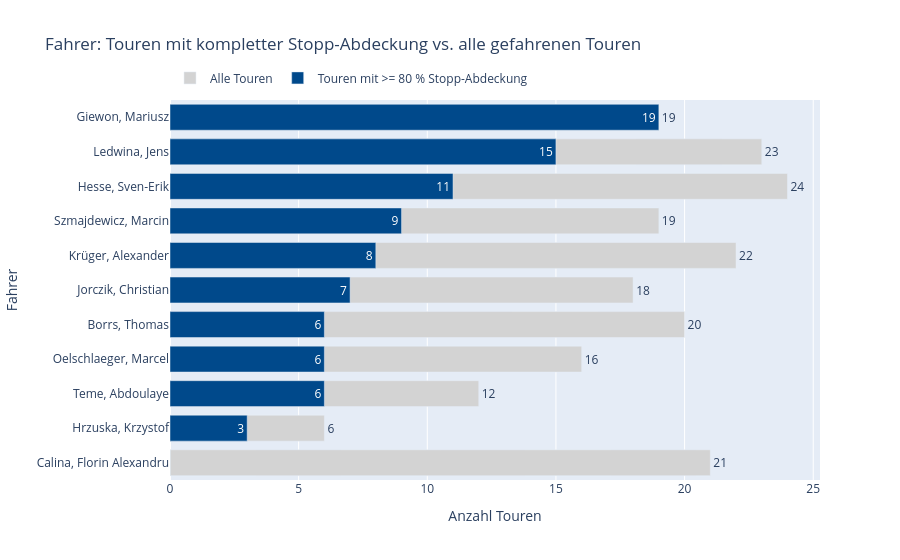

Here is the notebook cell this chart was saved with:
### Code cell
# Blaue Balken: Touren mit >= 80 % Stopp-Abdeckung
df_blue = ist_touren_mit_mind_80_prozent_stopps.copy()

fahrer_col_blue = next(c for c in ["FAHRERNAME", "Fahrername", "fahrername"] if c in df_blue.columns)
tour_col_blue = next(c for c in ["TOURNR", "Tournummer", "tournr"] if c in df_blue.columns)

blue_counts = (
    df_blue[[fahrer_col_blue, tour_col_blue]]
    .drop_duplicates()
    .groupby(fahrer_col_blue, as_index=False)
    .agg(anzahl_touren_80=(tour_col_blue, "nunique"))
)

# Graue Balken: alle Touren insgesamt aus IST
df_all = ist.copy()

fahrer_col_all = next(c for c in ["FAHRERNAME", "Fahrername", "fahrername"] if c in df_all.columns)
tour_col_all = next(c for c in ["TOURNR", "Tournummer", "tournr"] if c in df_all.columns)

all_counts = (
    df_all[[fahrer_col_all, tour_col_all]]
    .drop_duplicates()
    .groupby(fahrer_col_all, as_index=False)
    .agg(anzahl_touren_gesamt=(tour_col_all, "nunique"))
)

# Zusammenführen
driver_counts = (
    all_counts.merge(
        blue_counts,
        left_on=fahrer_col_all,
        right_on=fahrer_col_blue,
        how="left"
    )
    .fillna({"anzahl_touren_80": 0})
)

# Einheitlichen Fahrernamen-Spaltennamen setzen
driver_counts = driver_counts.rename(columns={fahrer_col_all: "Fahrer"})
if fahrer_col_blue in driver_counts.columns and fahrer_col_blue != fahrer_col_all:
    driver_counts = driver_counts.drop(columns=[fahrer_col_blue])

driver_counts["anzahl_touren_80"] = driver_counts["anzahl_touren_80"].astype(int)

# Sortierung nach den blauen Balken
driver_counts = driver_counts.sort_values(
    ["anzahl_touren_80", "anzahl_touren_gesamt"],
    ascending=False
).reset_index(drop=True)

fig = go.Figure()

# Grauer Hintergrundbalken
fig.add_trace(go.Bar(
    x=driver_counts["anzahl_touren_gesamt"],
    y=driver_counts["Fahrer"],
    orientation="h",
    name="Alle Touren",
    marker_color="lightgray",
    text=driver_counts["anzahl_touren_gesamt"],
    textposition="outside",
    cliponaxis=False
))

# Blauer Vordergrundbalken
fig.add_trace(go.Bar(
    x=driver_counts["anzahl_touren_80"],
    y=driver_counts["Fahrer"],
    orientation="h",
    name="Touren mit >= 80 % Stopp-Abdeckung",
    marker_color="#00498b",
    text=driver_counts["anzahl_touren_80"],
    textposition="inside"
))

fig.update_layout(
    title="Fahrer: Touren mit kompletter Stopp-Abdeckung vs. alle gefahrenen Touren",
    xaxis_title="Anzahl Touren",
    yaxis_title="Fahrer",
    yaxis=dict(autorange="reversed"),
    barmode="overlay",
    bargap=0.25,
    legend=dict(
        orientation="h",
        yanchor="bottom",
        y=1.02,
        xanchor="left",
        x=0
    )
)

fig.show()

### Figure 1 — Plotly figure (JSON) as saved in the notebook; plotly's stock layout.template omitted (floating-point values rounded to 4 significant figures)
{"data": [{"cliponaxis": false, "marker": {"color": "lightgray"}, "name": "Alle Touren", "orientation": "h", "text": [19.0, 23.0, 24.0, 19.0, 22.0, 18.0, 20.0, 16.0, 12.0, 6.0, 21.0], "textposition": "outside", "type": "bar", "x": [19, 23, 24, 19, 22, 18, 20, 16, 12, 6, 21], "y": ["Giewon, Mariusz", "Ledwina, Jens", "Hesse, Sven-Erik", "Szmajdewicz, Marcin", "Krüger, Alexander", "Jorczik, Christian", "Borrs, Thomas", "Oelschlaeger, Marcel", "Teme, Abdoulaye", "Hrzuska, Krzystof", "Calina, Florin Alexandru"]}, {"marker": {"color": "#00498b"}, "name": "Touren mit >= 80 % Stopp-Abdeckung", "orientation": "h", "text": [19.0, 15.0, 11.0, 9.0, 8.0, 7.0, 6.0, 6.0, 6.0, 3.0, 0.0], "textposition": "inside", "type": "bar", "x": [19, 15, 11, 9, 8, 7, 6, 6, 6, 3, 0], "y": ["Giewon, Mariusz", "Ledwina, Jens", "Hesse, Sven-Erik", "Szmajdewicz, Marcin", "Krüger, Alexander", "Jorczik, Christian", "Borrs, Thomas", "Oelschlaeger, Marcel", "Teme, Abdoulaye", "Hrzuska, Krzystof", "Calina, Florin Alexandru"]}], "layout": {"bargap": 0.25, "barmode": "overlay", "legend": {"orientation": "h", "x": 0, "xanchor": "left", "y": 1.02, "yanchor": "bottom"}, "title": {"text": "Fahrer: Touren mit kompletter Stopp-Abdeckung vs. alle gefahrenen Touren"}, "xaxis": {"title": {"text": "Anzahl Touren"}}, "yaxis": {"autorange": "reversed", "title": {"text": "Fahrer"}}}}
